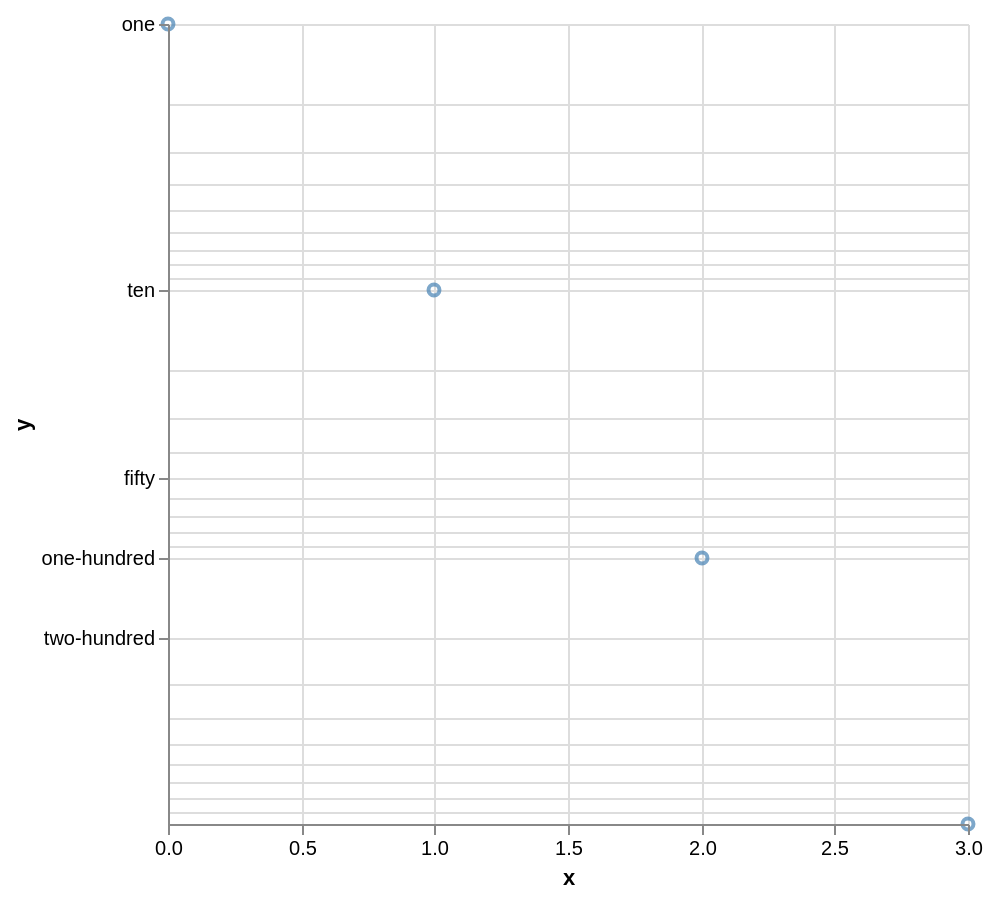

Vega-Lite specification for this chart:
### Vega specification from a JSON file in a GitHub repository (floating-point values rounded to 4 significant figures)
{"$schema": "http://vega.github.io/schema/vega/v3.0.json", "padding": 5, "autosize": "pad", "signals": [{"name": "width", "update": "data('layout')[0].width"}, {"name": "height", "update": "data('layout')[0].height"}], "data": [{"name": "source", "values": [{"x": 0, "y": 1, "_id": 125}, {"x": 1, "y": 10, "_id": 126}, {"x": 2, "y": 100, "_id": 127}, {"x": 3, "y": 1000, "_id": 128}], "format": {"type": "json", "parse": {"x": "number", "y": "number"}}, "transform": [{"type": "filter", "expr": "datum[\"x\"] !== null && !isNaN(datum[\"x\"]) && datum[\"y\"] !== null && !isNaN(datum[\"y\"])"}, {"type": "filter", "expr": "datum[\"y\"] > 0"}]}, {"name": "layout", "values": [{"_id": 133, "width": 400, "height": 400}], "transform": [{"type": "formula", "as": "width", "expr": "400"}, {"type": "formula", "as": "height", "expr": "400"}]}], "marks": [{"name": "main", "type": "group", "from": {"data": "layout"}, "encode": {"update": {"width": {"field": "width"}, "height": {"field": "height"}}}, "marks": [{"name": "marks", "type": "symbol", "role": "point", "from": {"data": "source"}, "encode": {"update": {"x": {"scale": "x", "field": "x"}, "y": {"scale": "y", "field": "y"}, "size": {"value": 30}, "shape": {"value": "circle"}, "opacity": {"value": 0.7}, "strokeWidth": {"value": 2}, "stroke": {"value": "#4682b4"}, "fill": {"value": "transparent"}}}}], "scales": [{"name": "x", "type": "linear", "domain": {"data": "source", "field": "x"}, "range": [0, 400], "round": true, "nice": true, "zero": true}, {"name": "y", "type": "log", "domain": [1000, 1], "range": [400, 0], "round": true, "nice": true}, {"name": "ylabels", "type": "ordinal", "range": ["two-hundred", "one-hundred", "fifty", "ten", "one"]}], "axes": [{"scale": "x", "format": "s", "orient": "bottom", "tickCount": 5, "title": "x", "zindex": 1}, {"scale": "x", "domain": false, "format": "s", "labels": false, "grid": true, "orient": "bottom", "ticks": false, "tickCount": 5, "zindex": 0, "gridScale": "y"}, {"scale": "y", "format": "s", "orient": "left", "title": "y", "zindex": 1, "values": [200, 100, 50, 10, 1], "encode": {"labels": {"update": {"text": {"scale": "ylabels", "field": "value"}}}}}, {"scale": "y", "domain": false, "format": "s", "labels": false, "grid": true, "orient": "left", "ticks": false, "zindex": 0, "gridScale": "x"}]}]}
